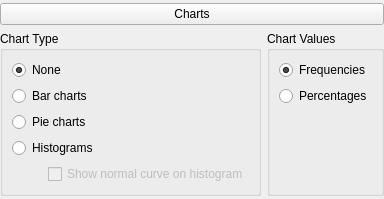
    <widget class="QWidget" name="widgetCharts" native="true">
     <property name="sizePolicy">
      <sizepolicy hsizetype="Expanding" vsizetype="Fixed">
       <horstretch>0</horstretch>
       <verstretch>0</verstretch>
      </sizepolicy>
     </property>
     <layout class="QGridLayout" name="gridLayout_13">
      <property name="leftMargin">
       <number>0</number>
      </property>
      <property name="topMargin">
       <number>3</number>
      </property>
      <property name="rightMargin">
       <number>0</number>
      </property>
      <property name="bottomMargin">
       <number>3</number>
      </property>
      <item row="2" column="0">
       <widget class="QWidget" name="pageCharts" native="true">
        <property name="sizePolicy">
         <sizepolicy hsizetype="Fixed" vsizetype="Fixed">
          <horstretch>0</horstretch>
          <verstretch>0</verstretch>
         </sizepolicy>
        </property>
        <layout class="QHBoxLayout" name="horizontalLayout">
         <property name="leftMargin">
          <number>0</number>
         </property>
         <property name="topMargin">
          <number>0</number>
         </property>
         <property name="rightMargin">
          <number>0</number>
         </property>
         <property name="bottomMargin">
          <number>0</number>
         </property>
         <item>
          <widget class="BoundGroupBox" name="chartType">
           <property name="sizePolicy">
            <sizepolicy hsizetype="Preferred" vsizetype="Preferred">
             <horstretch>0</horstretch>
             <verstretch>0</verstretch>
            </sizepolicy>
           </property>
           <property name="title">
            <string>Chart Type</string>
           </property>
           <layout class="QGridLayout" name="gridLayout_11">
            <item row="4" column="0">
             <widget class="QWidget" name="widget_13" native="true">
              <property name="sizePolicy">
               <sizepolicy hsizetype="Fixed" vsizetype="Preferred">
                <horstretch>0</horstretch>
                <verstretch>0</verstretch>
               </sizepolicy>
              </property>
              <property name="minimumSize">
               <size>
                <width>30</width>
                <height>0</height>
               </size>
              </property>
             </widget>
            </item>
            <item row="3" column="0" colspan="2">
             <widget class="QRadioButton" name="_4histograms">
              <property name="sizePolicy">
               <sizepolicy hsizetype="Fixed" vsizetype="Fixed">
                <horstretch>0</horstretch>
                <verstretch>0</verstretch>
               </sizepolicy>
              </property>
              <property name="text">
               <string>Histograms</string>
              </property>
             </widget>
            </item>
            <item row="4" column="1">
             <widget class="BoundCheckBox" name="chartShowNormalCurve">
              <property name="enabled">
               <bool>false</bool>
              </property>
              <property name="sizePolicy">
               <sizepolicy hsizetype="Fixed" vsizetype="Fixed">
                <horstretch>0</horstretch>
                <verstretch>0</verstretch>
               </sizepolicy>
              </property>
              <property name="text">
               <string>Show normal curve on histogram</string>
              </property>
             </widget>
            </item>
            <item row="2" column="0" colspan="2">
             <widget class="QRadioButton" name="_3pieCharts">
              <property name="sizePolicy">
               <sizepolicy hsizetype="Fixed" vsizetype="Fixed">
                <horstretch>0</horstretch>
                <verstretch>0</verstretch>
               </sizepolicy>
              </property>
              <property name="text">
               <string>Pie charts</string>
              </property>
             </widget>
            </item>
            <item row="1" column="0" colspan="2">
             <widget class="QRadioButton" name="_2barCharts">
              <property name="sizePolicy">
               <sizepolicy hsizetype="Fixed" vsizetype="Fixed">
                <horstretch>0</horstretch>
                <verstretch>0</verstretch>
               </sizepolicy>
              </property>
              <property name="text">
               <string>Bar charts</string>
              </property>
             </widget>
            </item>
            <item row="0" column="0" colspan="2">
             <widget class="QRadioButton" name="_1noCharts">
              <property name="sizePolicy">
               <sizepolicy hsizetype="Fixed" vsizetype="Fixed">
                <horstretch>0</horstretch>
                <verstretch>0</verstretch>
               </sizepolicy>
              </property>
              <property name="text">
               <string>None</string>
              </property>
              <property name="checked">
               <bool>true</bool>
              </property>
             </widget>
            </item>
           </layout>
          </widget>
         </item>
         <item>
          <widget class="BoundGroupBox" name="chartValues">
           <property name="sizePolicy">
            <sizepolicy hsizetype="Preferred" vsizetype="Preferred">
             <horstretch>0</horstretch>
             <verstretch>0</verstretch>
            </sizepolicy>
           </property>
           <property name="title">
            <string>Chart Values</string>
           </property>
           <layout class="QGridLayout" name="gridLayout_17">
            <item row="2" column="0">
             <spacer name="verticalSpacer">
              <property name="orientation">
               <enum>Qt::Vertical</enum>
              </property>
              <property name="sizeHint" stdset="0">
               <size>
                <width>20</width>
                <height>40</height>
               </size>
              </property>
             </spacer>
            </item>
            <item row="0" column="0">
             <widget class="QRadioButton" name="_1frequencies">
              <property name="sizePolicy">
               <sizepolicy hsizetype="Fixed" vsizetype="Fixed">
                <horstretch>0</horstretch>
                <verstretch>0</verstretch>
               </sizepolicy>
              </property>
              <property name="text">
               <string>Frequencies</string>
              </property>
              <property name="checked">
               <bool>true</bool>
              </property>
             </widget>
            </item>
            <item row="1" column="0">
             <widget class="QRadioButton" name="_2percentages">
              <property name="sizePolicy">
               <sizepolicy hsizetype="Fixed" vsizetype="Fixed">
                <horstretch>0</horstretch>
                <verstretch>0</verstretch>
               </sizepolicy>
              </property>
              <property name="text">
               <string>Percentages</string>
              </property>
             </widget>
            </item>
           </layout>
          </widget>
         </item>
        </layout>
       </widget>
      </item>
      <item row="1" column="0">
       <widget class="ExpanderButton" name="pushButton_4">
        <property name="sizePolicy">
         <sizepolicy hsizetype="Expanding" vsizetype="Fixed">
          <horstretch>0</horstretch>
          <verstretch>0</verstretch>
         </sizepolicy>
        </property>
        <property name="text">
         <string>Charts</string>
        </property>
       </widget>
      </item>
     </layout>
    </widget>
